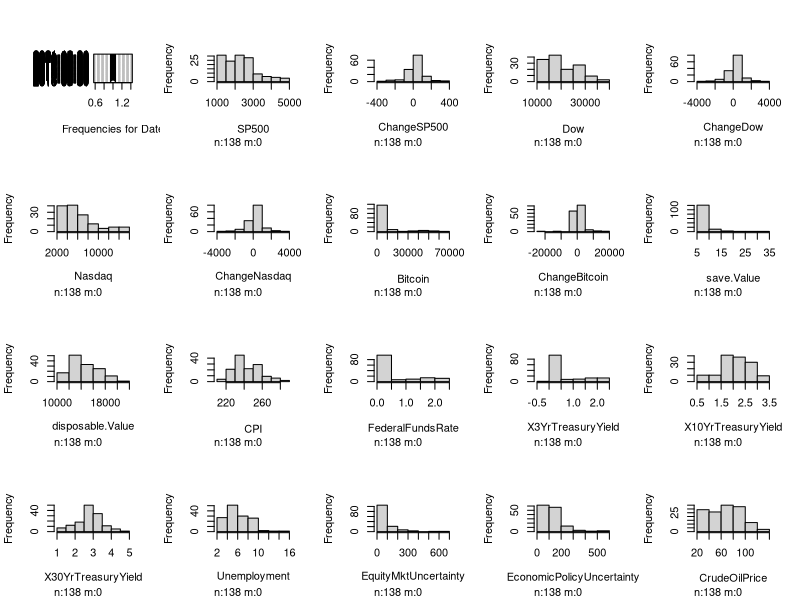
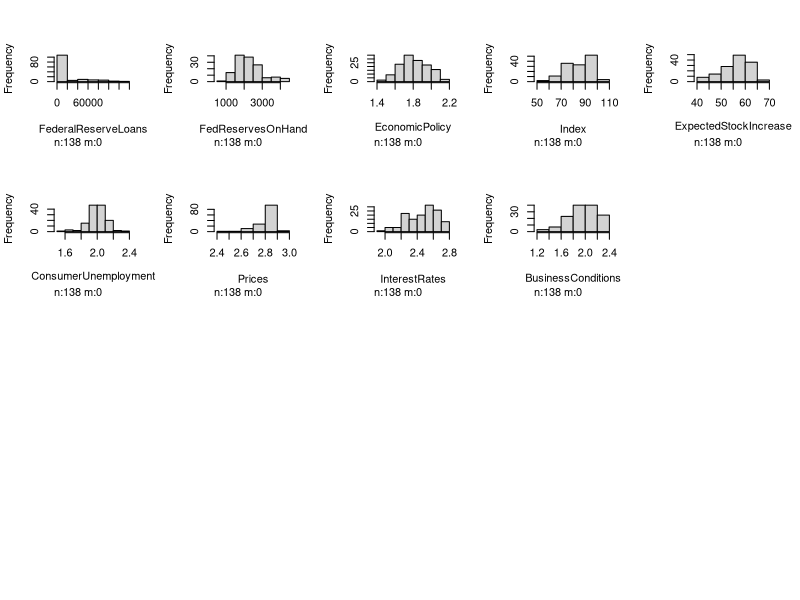

These charts were generated, in order, by the following R code: (Note: this script raises an error after producing the figures.)
## ---- chunk 1
knitr::opts_chunk$set(echo = TRUE)
## ---- chunk 2
install.packages("dplyr")
library(dplyr)
install.packages("caret")
library(caret)
install.packages("Hmisc")
library(Hmisc)
install.packages("tidyverse")
library(tidyverse)
## ---- chunk 3
Data <- read.csv("BitcoinData.csv", header = TRUE, sep = ",")
VarSelection <- Data[11:148,]
## ---- chunk 4
summary(VarSelection)
## ---- chunk 5
hist.data.frame(VarSelection)
## ---- chunk 6
#install.packages("corrplot")
#library(corrplot)

assumptions <- VarSelection %>% 
  select(-c(Date,Dow,SP500,Nasdaq,Bitcoin,ChangeDow,ChangeSP500,ChangeNasdaq))

corrplot(cor(assumptions), tl.col = "black", tl.cex = 0.8)
## ---- chunk 7
assumptions1<- subset(assumptions, select = -c(X3YrTreasuryYield,disposable.Value,X30YrTreasuryYield,BusinessConditions,Unemployment) )

corrplot(cor(assumptions1), tl.col = "black", tl.cex = 0.8)
## ---- chunk 8
multiVarModel <- lm(ChangeBitcoin ~ ., data = assumptions1)

par(mfrow = c(2, 2))
plot(multiVarModel)
## ---- chunk 9
plot(multiVarModel,1)
## ---- chunk 10
plot(multiVarModel,2)
## ---- chunk 11
plot(multiVarModel,3)
## ---- chunk 12
library(lmtest)
bptest(multiVarModel)
## ---- chunk 13
index <- createDataPartition(assumptions1$ChangeBitcoin, p=0.85, list=FALSE)

BitcoinLassoTrain <- assumptions1[index,]
BitcoinLassoTest <- assumptions1[-index,]
## ---- chunk 14
Lasso_bit <- train(ChangeBitcoin ~ ., data = BitcoinLassoTrain, method = "glmnet", 
                   tuneGrid = expand.grid(alpha = 1, lambda = 1))

## ---- chunk 15
a <- data.frame(as.data.frame.matrix(coef(Lasso_bit$finalModel, Lasso_bit$bestTune$lambda)))

## ---- chunk 16
boxplot(assumptions1$ChangeBitcoin, plot=FALSE)$out
outliers <- boxplot(assumptions1$ChangeBitcoin, plot=FALSE)$out
assumptionsOut<-assumptions1
assumptionsOut<- assumptionsOut[-which(assumptionsOut$ChangeBitcoin %in% outliers),]
## ---- chunk 17
multiVarModelNoOut <- lm(ChangeBitcoin ~ ., data = assumptionsOut)

par(mfrow = c(2, 2))
plot(multiVarModelNoOut)
## ---- chunk 18
plot(multiVarModelNoOut,1)
## ---- chunk 19
plot(multiVarModelNoOut,3)
## ---- chunk 20
library(lmtest)
bptest(multiVarModelNoOut)
## ---- chunk 21
x <- assumptionsOut %>% 
  select(-c(ChangeBitcoin))

# Scale data
BitcoinScaledNoOut <- preProcess(x, method = c("center", "scale"))
x <- predict(BitcoinScaledNoOut, x)

BitcoinScaledNoOut <- data.frame(cbind(x,assumptionsOut$ChangeBitcoin))
names(BitcoinScaledNoOut)[names(BitcoinScaledNoOut)== "assumptionsOut.ChangeBitcoin"] <- "ChangeBitcoin"

## ---- chunk 22
index <- createDataPartition(BitcoinScaledNoOut$ChangeBitcoin, p=0.85, list=FALSE)

BitcoinNoOutTrain <- BitcoinScaledNoOut[index,]
BitcoinNoOutTest <- BitcoinScaledNoOut[-index,]
## ---- chunk 23
Lasso_bit <- train(ChangeBitcoin ~ ., data = BitcoinNoOutTrain, method = "glmnet", 
                   tuneGrid = expand.grid(alpha = 1, lambda = 1))

## ---- chunk 24
b <- data.frame(as.data.frame.matrix(coef(Lasso_bit$finalModel, Lasso_bit$bestTune$lambda)))

## ---- chunk 25
RF <- BitcoinScaled

index <- createDataPartition(RF$ChangeBitcoin, p=0.85, list=FALSE)

BitcoinTrainRF <- RF[index,]
BitcoinTestRF <- RF[-index,]

## ---- chunk 26
trctrl = trainControl(method = "repeatedcv")

RF_bit = train(ChangeBitcoin ~ ., data = BitcoinTrainRF, method = "rf", trControl = trctrl,
               ntree = 500,importance = TRUE)
## ---- chunk 27
RF_bit$results
## ---- chunk 28
ImportanceReg = varImp(RF_bit)

plot(ImportanceReg, main = "Variable Importance from Random Forest", ylab = "Independent Variables", col = "darkolivegreen3" )
## ---- chunk 29
p <- ggplot(ImportanceReg, aes(x=variable, weight=importance, fill=variable)) 
p <- p + geom_bar(stat="identity",fill = "cornflowerblue")
p <- p + ggtitle("Bitcoin Variable Importance from Random Forest")
p <- p + theme(panel.background = element_rect(fill = "lightgrey",colour = "lightgrey"))
p
## ---- chunk 30
BitcoinPredictive <- subset(VarSelection, select = -c(Dow,ChangeDow, Bitcoin, SP500, ChangeSP500, Nasdaq,ChangeNasdaq,FedReservesOnHand, ExpectedStockIncrease, ConsumerUnemployment, X10YrTreasuryYield, X3YrTreasuryYield, disposable.Value, X30YrTreasuryYield, BusinessConditions, Unemployment))
## ---- chunk 31
#getwd()
write.csv(BitcoinPredictive,"BitcoinPredictive.csv", row.names = FALSE)
